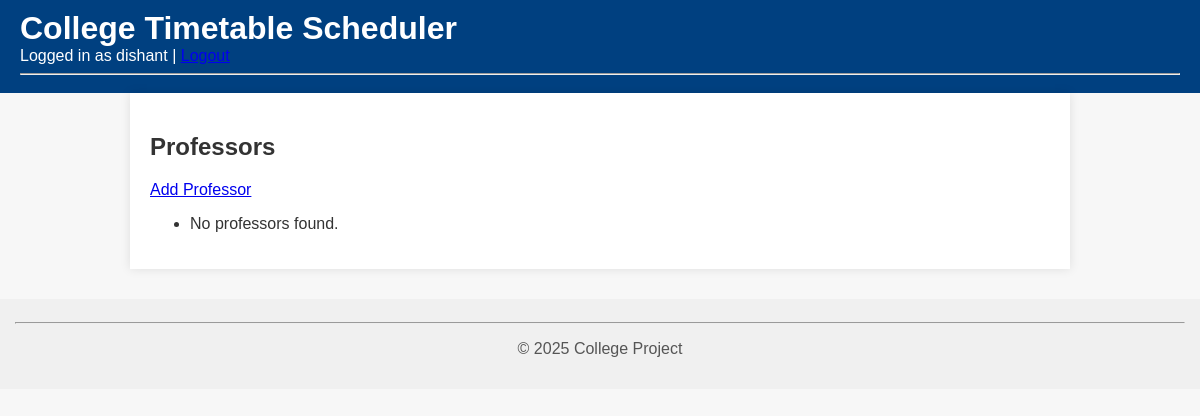
The page /timetable/admin/professors/ (signed in) on the database as committed earlier.
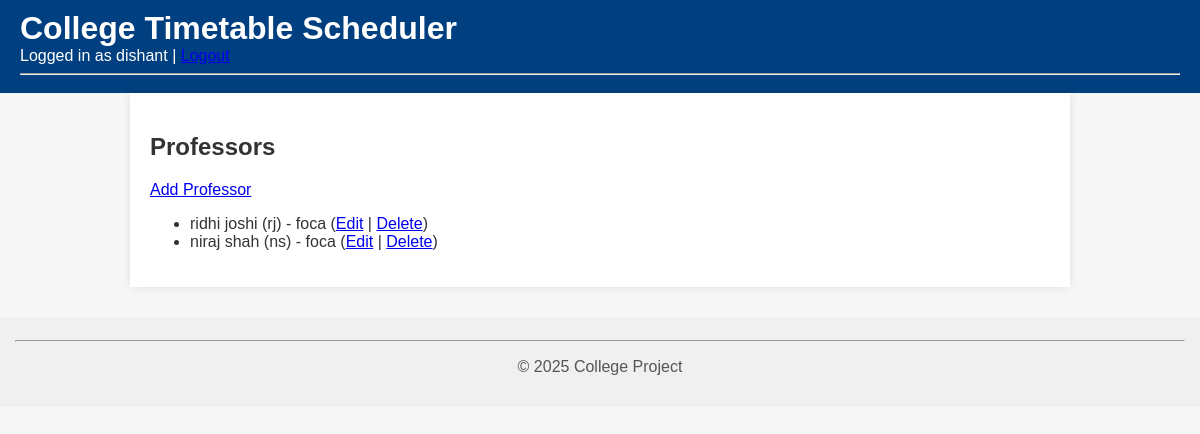
The same page on the database as committed later.
### timetable/models.py (models this page shows, shortened)
class Professor(models.Model):
    department = models.ForeignKey(Department, on_delete=models.CASCADE)
    name = models.CharField(max_length=100)
    short_form = models.CharField(max_length=10)
    subjects = models.ManyToManyField('Subject', blank=True)
    streams = models.ManyToManyField(Stream, blank=True)
    weekly_lecture_hours = models.PositiveIntegerField(default=0)
    punch_in_time = models.TimeField(null=True, blank=True)
    punch_out_time = models.TimeField(null=True, blank=True)

class Department(models.Model):
    name = models.CharField(max_length=100)

### timetable/views.py (the view)
# urls.py: path('admin/professors/', views.professor_list, name='professor_list'),
@admin_required
def professor_list(request):
    return list_view(request, Professor, 'admin_dashboard/professor_list.html', 'professors')

### timetable/views.py (called while the page is built)
def admin_required(view_func):
    return login_required(user_passes_test(lambda u: u.is_admin)(view_func))

def list_view(request, model, template, context_name):
    objects = model.objects.all()
    return render(request, template, {context_name: objects})

### templates/admin_dashboard/professor_list.html (shortened to what this page needs)
{% extends 'base.html' %}
{% block content %}
<h2>Professors</h2>
<a href="{% url 'professor_add' %}">Add Professor</a>
<ul>
  {% for professor in professors %}
    <li>{{ professor.name }} ({{ professor.short_form }}) - {{ professor.department.name }}
        (<a href="{% url 'professor_edit' professor.pk %}">Edit</a> |
         <a href="{% url 'professor_delete' professor.pk %}">Delete</a>)
    </li>
  {% empty %}
    <li>No professors found.</li>
  {% endfor %}
</ul>
{% endblock %}

Rows that differ between the two databases and show on the page:
added Professor: name "ridhi joshi", short_form "rj", department.name "foca"
added Professor: name "niraj shah", short_form "ns", department.name "foca"
Other text that changed with them:
text no longer shown: "No professors found."
